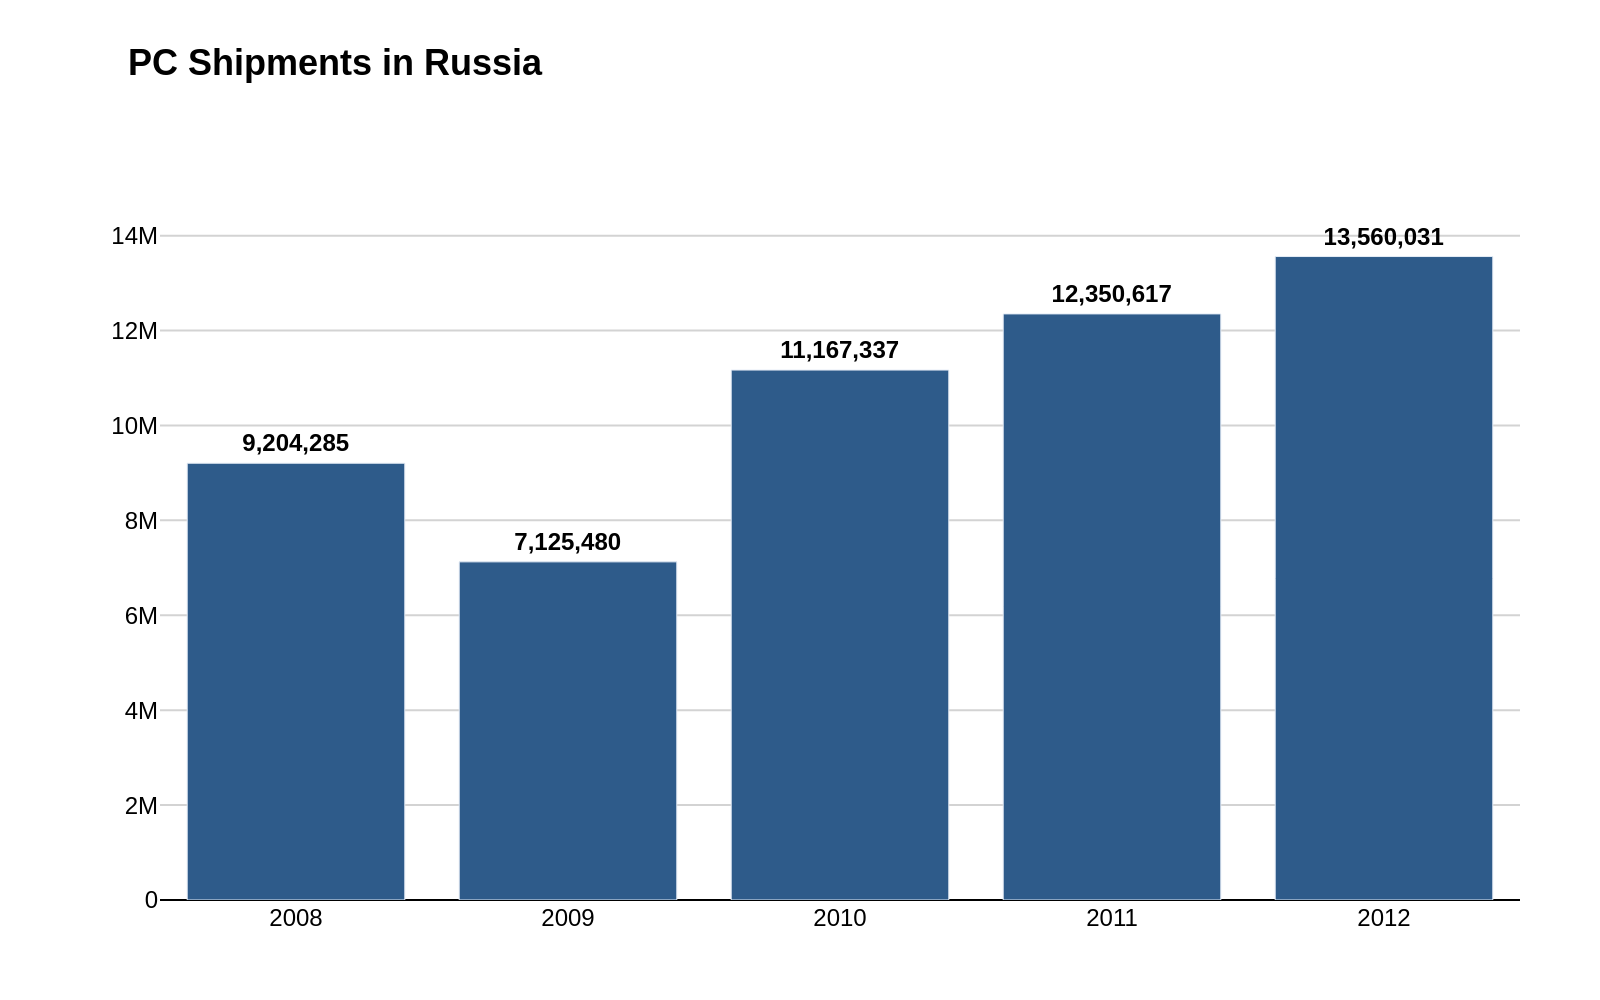

This figure's Python source:
import sys
import json
import os
import plotly.graph_objects as go

# --- 1. Argument and File Handling ---
if len(sys.argv) != 2:
    print("Usage: python <script_name>.py <json_file_path>")
    sys.exit(1)

json_file_path = sys.argv[1]

try:
    with open(json_file_path, 'r', encoding='utf-8') as f:
        chart_info = json.load(f)
except FileNotFoundError:
    print(f"Error: JSON file not found at {json_file_path}")
    sys.exit(1)
except json.JSONDecodeError:
    print(f"Error: Could not decode JSON from {json_file_path}")
    sys.exit(1)

# --- 2. Data Extraction ---
data = chart_info.get('chart_data', [])
texts = chart_info.get('texts', {})
colors = chart_info.get('colors', [])

categories = [item['category'] for item in data]
values = [item['value'] for item in data]

# --- 3. Chart Creation ---
fig = go.Figure()

# Add bar trace
if data:
    fig.add_trace(go.Bar(
        x=categories,
        y=values,
        marker_color=colors[0] if colors else '#2E5B8A',
        text=values,
        texttemplate='%{text:,.0f}',
        textposition='outside',
        textfont=dict(family="Arial", size=12, color='black', weight='bold'),
        cliponaxis=False
    ))

# --- 4. Layout Configuration ---
title_text = texts.get('title')
if title_text:
    title_text = f"<b>{title_text}</b>"

fig.update_layout(
    title_text=title_text,
    title_x=0.08,
    title_xanchor='left',
    title_y=0.95,
    title_yanchor='top',
    title_font=dict(size=18, family="Arial"),
    
    xaxis=dict(
        title_text=texts.get('x_axis_title'),
        showgrid=False,
        zeroline=False
    ),
    yaxis=dict(
        title_text=texts.get('y_axis_title'),
        range=[0, max(values) * 1.15], # Auto-range with padding for text
        gridcolor='#D3D3D3',
        zeroline=True,
        zerolinecolor='#000000',
        zerolinewidth=1
    ),
    
    font=dict(family="Arial", size=12, color='black'),
    plot_bgcolor='white',
    paper_bgcolor='white',
    showlegend=False,
    
    margin=dict(t=80, b=50, l=80, r=40)
)

# --- 5. Output Generation ---
base_filename = os.path.splitext(os.path.basename(json_file_path))[0]
output_filename = f"{base_filename}.png"

fig.write_image(output_filename, scale=2, width=800, height=500)

print(f"Chart saved to {output_filename}")
